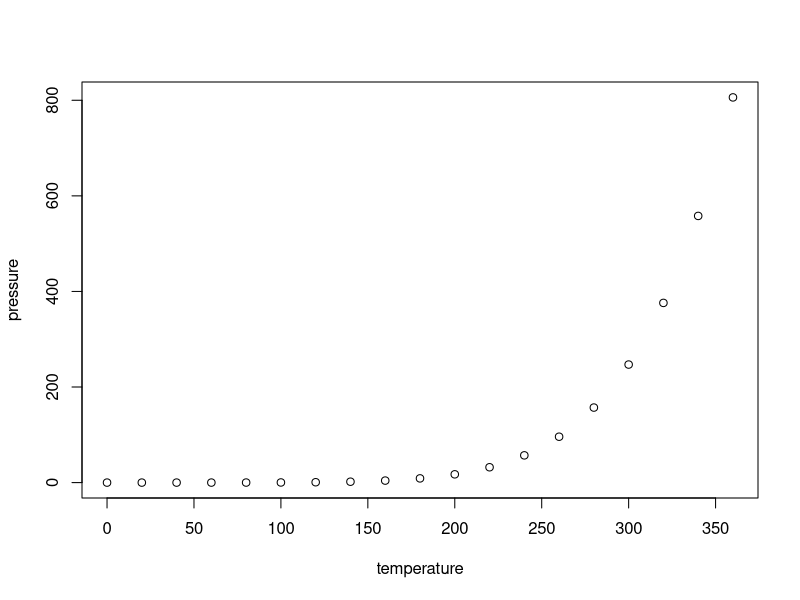
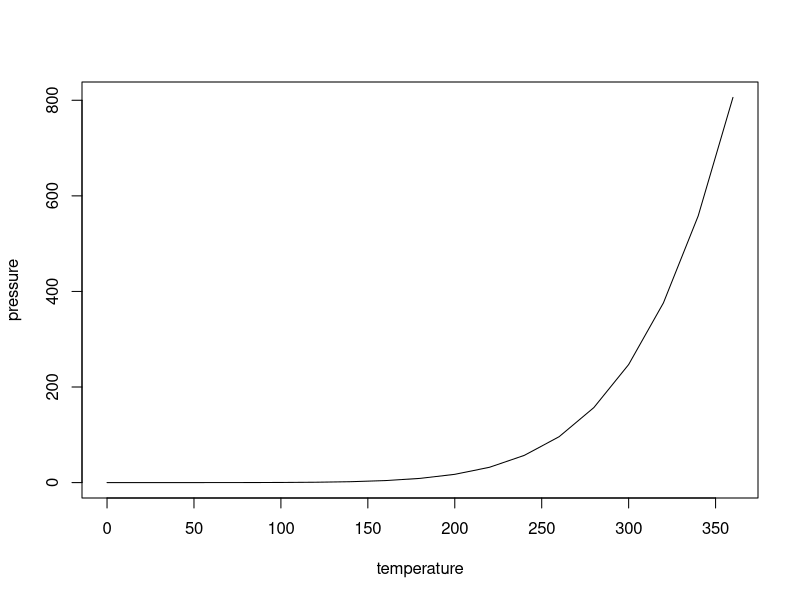

Generate these figures, in order, with R:
## ---- chunk 1
knitr::opts_chunk$set(echo = TRUE)
## ---- chunk 2
sampler <- function(N){
  circle <- 0 
for(i in 1:N){
 # cat(paste0(round((i/N)*100,2), "%"), " \r")
  x <- runif(1, min = -1, max = 1)
  y <- runif(1, min = -1, max = 1)
  if(x^2 + y^2 <= 1){
    circle <- circle + 1
  }
}
results <- c(estimate = circle/N, true =  pi/4)
abs(diff(results))
}

sampler(10^5)
## ---- chunk 3
sampler_A <- function(N){
  circle <- 0 
  for(i in 1:N){
   # cat(paste0(round((i/N)*100,2), "%"), " \r")
    x <- runif(1, min = -1, max = 1)
    y <- runif(1, min = -1, max = 1)
    circle <- circle + (x^2 + y^2 <= 1)*1
  }
results <- c(estimate = circle/N, true =  pi/4)
abs(diff(results))
}
## ---- chunk 4
plot(pressure)
plot(pressure, type = "l")
